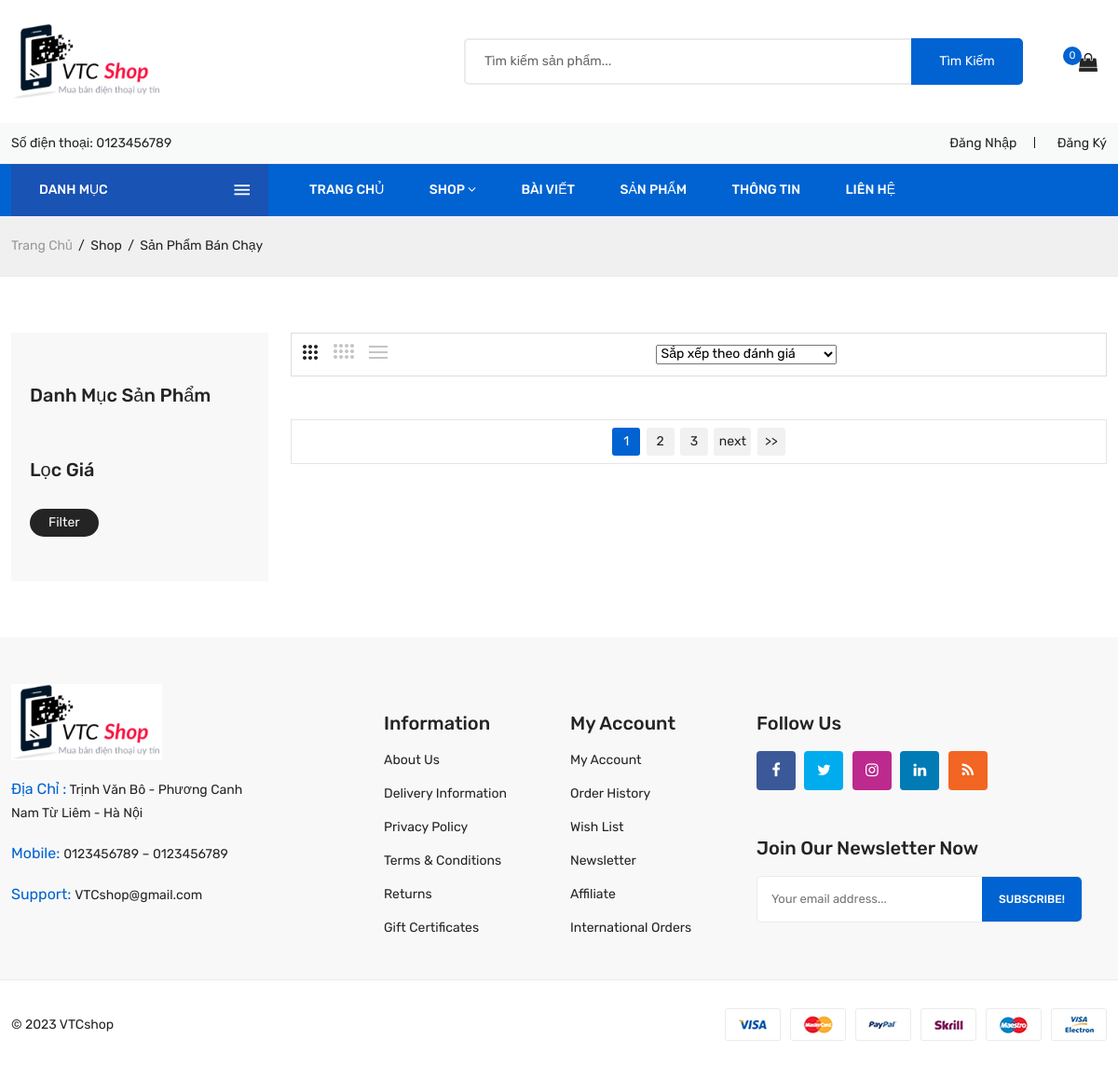
/app/controllers/ClientController.php?act=sp_hotdeal, run on an earlier commit of the app's database.
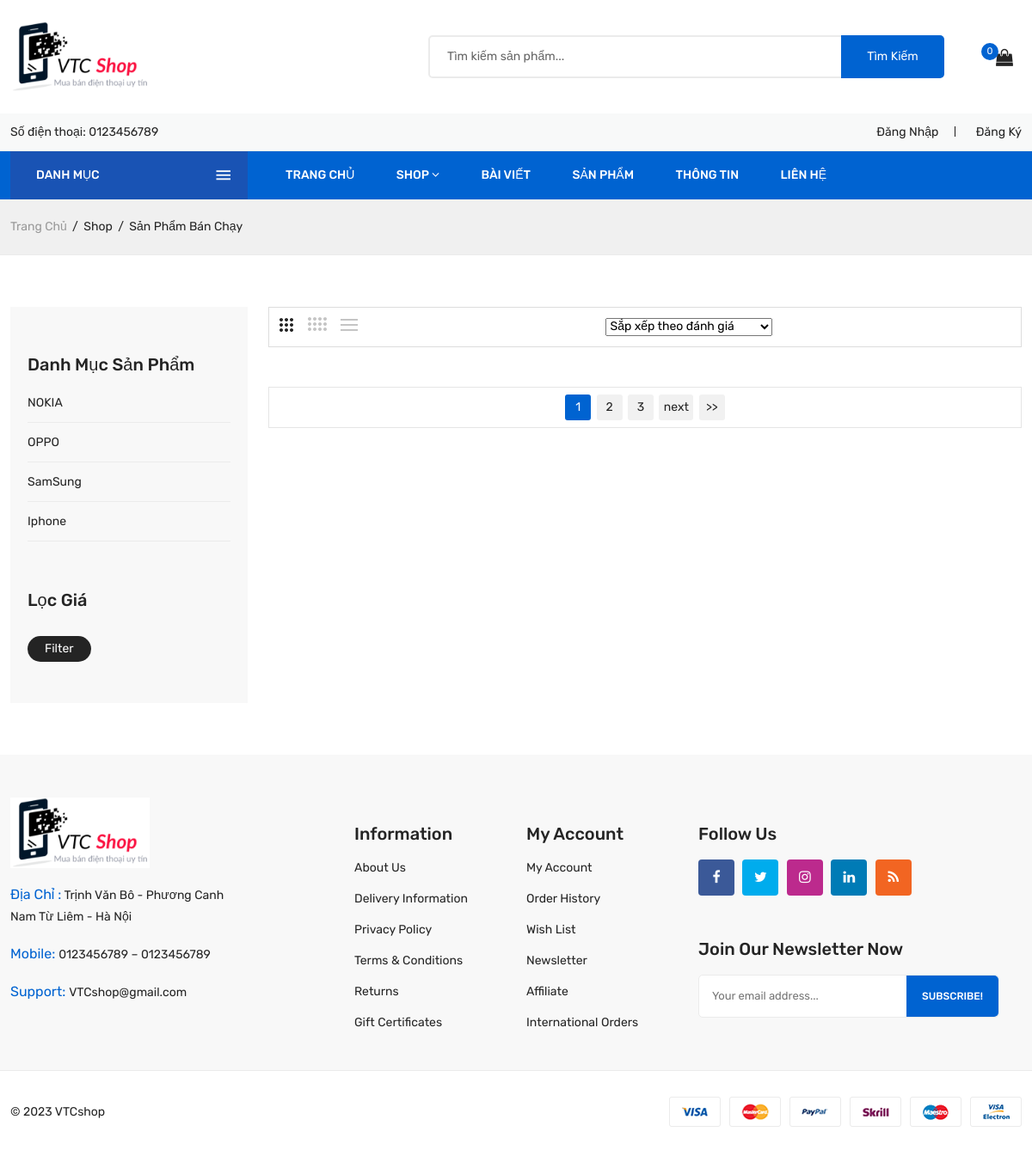
And on a later commit of the database.
### tables this page shows
CREATE TABLE `tb_danhmuc` (
  `id_danhmuc` int(10) NOT NULL,
  `ten_danhmuc` varchar(255) NOT NULL,
  `mota_danhmuc` text NOT NULL
);

### config.php (called while the page is built, shortened)
<?php
function pdo_get_connection(){
    $servername = "localhost";
    $username = "root";
    $password = "";
    try {
        $conn = new PDO("mysql:host=$servername;dbname=vtcshop", $username, $password);
        $conn->setAttribute(PDO::ATTR_ERRMODE, PDO::ERRMODE_EXCEPTION);
        return $conn;
    } catch(PDOException $e) {
        echo "Connection failed: " . $e->getMessage();
    }
}
function pdo_query($sql){
    $sql_args=array_slice(func_get_args(),1);
    try{
        $conn=pdo_get_connection();
        $stmt=$conn->prepare($sql);
        $stmt->execute($sql_args);
        $rows=$stmt->fetchAll();
        return $rows;
    }
    catch(PDOException $e){
        throw $e;
    }
    finally{
        unset($conn);
    }
}
?>

### app/models/ClientModel/ClientModel.php (called while the page is built, shortened)
<?php
include "/xampp/htdocs/VTCshop/config.php";
function loadall_danhmuc()
{
    $sql = "SELECT * FROM tb_danhmuc ORDER BY id_danhmuc DESC";
    $listdanhmuc = pdo_query($sql);
    return $listdanhmuc;
}

### app/views/Client/sanpham_hotdeal.php (the view, shortened to what this page needs)
<div class="breadcrumbs_area">
    <div class="container">
        <div class="row">
            <div class="col-12">
                <div class="breadcrumb_content">
                    <ul>
                        <li><a href="ClientController.php">Trang Chủ</a></li>
                        <li>Shop </li>
                        <li>Sản phẩm bán chạy</li>
                    </ul>
                </div>
            </div>
        </div>
    </div>
</div>
<div class="shop_area shop_reverse mt-60 mb-60">
    <div class="container">
        <div class="row">
            <div class="col-lg-3 col-md-12">
                <aside class="sidebar_widget">
                    <div class="widget_inner">
                        <div class="widget_list widget_categories">
                            <h2>Danh mục sản phẩm</h2>
                            <ul>
                                <?php
                                foreach ($loaddanhmuc as $danhmuc) {
                                    extract($danhmuc);
                                    $linkdm = "ClientController.php?act=sanpham&iddm=" . $id_danhmuc;
                                    echo
                                    '
                                <li class="menu_item_children"><a href="' . $linkdm . '">' . $ten_danhmuc . '</a>
                                </li>
                                ';
                                }
                                ?>
                            </ul>
                        </div>
                        <div class="widget_list widget_filter">
                            <h2>Lọc giá</h2>
                            <form action="#">
                                <button type="submit">Filter</button>
                                <input type="text" name="text" id="amount" />
                            </form>
                        </div>
                    </div>
                </aside>
            </div>
            <div class="col-lg-9 col-md-12">
                <div class="shop_toolbar_wrapper">
                    <div class="shop_toolbar_btn">
                        <button data-role="grid_3" type="button" class="active btn-grid-3" data-bs-toggle="tooltip" title="3"></button>
                        <button data-role="grid_4" type="button" class=" btn-grid-4" data-bs-toggle="tooltip" title="4"></button>
                        <button data-role="grid_list" type="button" class="btn-list" data-bs-toggle="tooltip" title="List"></button>
                    </div>
                    <div class=" niceselect_option">
                        <form class="select_option" action="#">
                            <select name="orderby" id="short">
                                <option selected value="1">Sắp xếp theo đánh giá</option>
                            </select>
                        </form>
                    </div>
                </div>
                <div class="shop_toolbar t_bottom">
                    <div class="pagination">
                        <ul>
                            <li class="current">1</li>
                            <li><a href="#">2</a></li>
                            <li><a href="#">3</a></li>
                            <li class="next"><a href="#">next</a></li>
                            <li><a href="#">>></a></li>
                        </ul>
                    </div>
                </div>
            </div>
        </div>
    </div>
</div>

### app/views/Client/header.php (shortened to what this page needs)
<!doctype html>
<html class="no-js" lang="vn">
<head>
    <link rel="stylesheet" href="../views/Client/assets/css/plugins.css">
    <link rel="stylesheet" href="../views/Client/assets/css/style.css">
</head>
<body>
    <header>
        <div class="main_header">
            <div class="header_middle">
                <div class="container">
                    <div class="row align-items-center">
                        <div class="col-lg-3 col-md-6">
                            <div class="logo">
                                <a href="ClientController.php"><img src="../views/Client/assets/img/logo/logovtc.png" alt=""></a>
                            </div>
                        </div>
                        <div class="col-lg-9 col-md-6">
                            <div class="middel_right">
                                <div class="search_container">
                                    <form action="#">
                                        <div class="search_box">
                                            <input placeholder="Tìm kiếm sản phẩm..." type="text">
                                            <button type="submit">Tìm Kiếm</button>
                                        </div>
                                    </form>
                                </div>
                                <div class="middel_right_info">
                                    <div class="mini_cart_wrapper">
                                        <a href="ClientController.php?act=cart"><i class="fa fa-shopping-bag" aria-hidden="true"></i></a>
                                        <span class="cart_quantity" id="totalProduct"><?= !empty($_SESSION['cart']) ? count($_SESSION['cart']) : 0 ?></span>
                                    </div>
                                </div>
                            </div>
                        </div>
                    </div>
                </div>
            </div>
            <div class="header_top">
                <div class="container">
                    <div class="row align-items-center">
                        <div class="col-lg-6 col-md-6">
                            <div class="support_info">
                                <p>Số điện thoại: <a href="tel:0123456789">0123456789</a></p>
                            </div>
                        </div>
                        <div class="col-lg-6 col-md-6">
                            <div class="top_right text-end">
                                <?php
                                if (isset($_SESSION['login'])) {
                                    echo
                                    '
                                        <ul>
                                            <li><a href="ClientController.php?act=account">Tài khoản</a></li>
                                            <li><a href="../views/Client/logout.php">Đăng xuất</a></li>
                                        </ul>
                                        ';
                                } else {
                                    echo
                                    '
                                        <ul>
                                            <li><a href="ClientController.php?act=login">Đăng nhập</a></li>
                                            <li><a href="ClientController.php?act=dangky">Đăng ký</a></li>
                                        </ul>
                                        ';
                                }
                                ?>
                            </div>
                        </div>
                    </div>
                </div>
            </div>

### app/views/Client/menu.php (shortened to what this page needs)
<header>
    <div class="main_menu_area">
        <div class="container">
            <div class="row align-items-center">
                <div class="col-lg-3 col-md-12">
                    <div class="categories_menu">
                        <div class="categories_title">
                            <h2 class="categori_toggle">DANH MỤC</h2>
                        </div>
                    </div>
                </div>
                <div class="col-lg-9 col-md-12">
                    <div class="main_menu menu_position">
                        <nav>
                            <ul>
                                <li><a href="ClientController.php">Trang Chủ</a>
                                </li>
                                <li class="mega_items"><a href="#">Shop<i class="fa fa-angle-down"></i></a>
                                </li>
                                <li><a href="ClientController.php?act=baiviet">BÀI VIẾT</a></li>
                                <li><a href="ClientController.php?act=sanpham">SẢN PHẨM </a></li>
                                <li><a href="ClientController.php?act=thongtin">THÔNG TIN</a></li>
                                <li><a href="ClientController.php?act=lienhe">LIÊN HỆ</a></li>
                            </ul>
                        </nav>
                    </div>
                </div>
            </div>
        </div>
    </div>
    </div>
</header>

### app/controllers/ClientController.php (shortened to what this page needs)
<?php
include "../models/ClientModel/ClientModel.php";
include "../views/Client/header.php";
$loaddanhmuc = loadall_danhmuc();
include "../views/Client/menu.php";
if (isset($_GET['act']) && ($_GET['act'] != "")) {
    $act = $_GET['act'];
    switch ($act) {
        case "sp_hotdeal";
            $loaddanhmuc = loadall_danhmuc();
            include "../views/Client/sanpham_hotdeal.php";
            break;
    }
} else {
    include "../views/Client/banner.php";
    include "../views/Client/tienich.php";
    include "../views/Client/sidebar.php";
}
include "../views/Client/footer.php";

### app/views/Client/footer.php (shortened to what this page needs)
 <footer class="footer_widgets">
        <div class="footer_top">
            <div class="container">
                <div class="row">
                    <div class="col-lg-4 col-md-6">
                        <div class="widgets_container contact_us">
                            <div class="footer_logo">
                                <a href="#"><img src="../views/Client/assets/img/logo/logovtc.png" alt=""></a>
                            </div>
                            <div class="footer_contact">
                                <p><span>Địa Chỉ :</span>  Trịnh Văn Bô - Phương Canh <br> Nam Từ Liêm - Hà Nội</p>
                                <p><span>Mobile: </span><a href="tel:0123456789">0123456789</a> – <a
                                        href="tel:0123456789">0123456789</a> </p>
                                <p><span>Support: </span><a href="mailto:VTCshop@gmail.com">VTCshop@gmail.com</a>
                                </p>
                            </div>
                        </div>
                    </div>
                    <div class="col-lg-2 col-md-6 col-sm-6">
                        <div class="widgets_container widget_menu">
                            <h3>Information</h3>
                            <div class="footer_menu">
                                <ul>
                                    <li><a href="about.html">About Us</a></li>
                                    <li><a href="blog.html">Delivery Information</a></li>
                                    <li><a href="contact.html">Privacy Policy</a></li>
                                    <li><a href="services.html">Terms & Conditions</a></li>
                                    <li><a href="#">Returns</a></li>
                                    <li><a href="#">Gift Certificates</a></li>
                                </ul>
                            </div>
                        </div>
                    </div>
                    <div class="col-lg-2 col-md-6 col-sm-6">
                        <div class="widgets_container widget_menu">
                            <h3>My Account</h3>
                            <div class="footer_menu">
                                <ul>
                                    <li><a href="#">My Account</a></li>
                                    <li><a href="#">Order History</a></li>
                                    <li><a href="wishlist.html">Wish List</a></li>
                                    <li><a href="#">Newsletter</a></li>
                                    <li><a href="#">Affiliate</a></li>
                                    <li><a href="faq.html">International Orders</a></li>
                                </ul>
                            </div>
                        </div>
                    </div>
                    <div class="col-lg-4 col-md-6">
                        <div class="widgets_container newsletter">
                            <h3>Follow Us</h3>
                            <div class="footer_social_link">
                                <ul>
                                    <li><a class="facebook" href="#" title="Facebook"><i class="fa fa-facebook"></i></a>
                                    </li>
                                    <li><a class="twitter" href="#" title="Twitter"><i class="fa fa-twitter"></i></a>
                                    </li>
                                    <li><a class="instagram" href="#" title="instagram"><i
                                                class="fa fa-instagram"></i></a></li>
                                    <li><a class="linkedin" href="#" title="linkedin"><i class="fa fa-linkedin"></i></a>
                                    </li>
                                    <li><a class="rss" href="#" title="rss"><i class="fa fa-rss"></i></a></li>
                                </ul>
                            </div>
                            <div class="subscribe_form">
                                <h3>Join Our Newsletter Now</h3>
                                <form id="mc-form" class="mc-form footer-newsletter">
                                    <input id="mc-email" type="email" autocomplete="off"
                                        placeholder="Your email address..." />
                                    <button id="mc-submit">Subscribe!</button>
                                </form>
                            </div>
                        </div>
                    </div>
                </div>
            </div>
        </div>
        <div class="footer_bottom">
            <div class="container">
                <div class="row align-items-center">
                    <div class="col-lg-6 col-md-6">
                        <div class="copyright_area">
                            <p class="copyright-text">&copy; 2023 <a href="index.php">VTCshop</a> </p>
                        </div>
                    </div>
                    <div class="col-lg-6 col-md-6">
                        <div class="footer_payment text-end">
                            <a href="#"><img src="../views/Client/assets/img/icon/payment.png" alt=""></a>
                        </div>
                    </div>
                </div>
            </div>
        </div>
    </footer>
</body>
</html>

What changed in the data, as far as the page shows it:
added tb_danhmuc: ten_danhmuc "NOKIA"
added tb_danhmuc: ten_danhmuc "OPPO"
added tb_danhmuc: ten_danhmuc "SamSung"
added tb_danhmuc: ten_danhmuc "Iphone"
